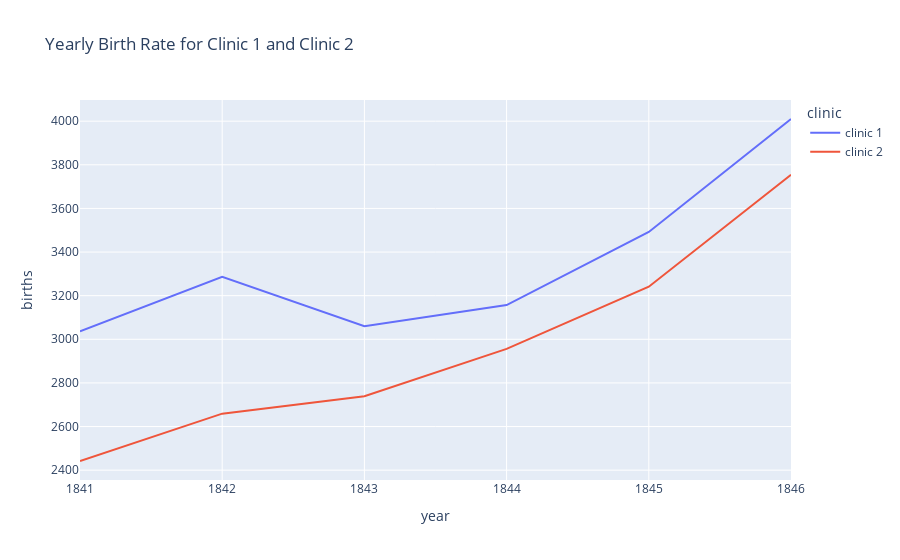

Here is the notebook cell this chart was saved with:
### Code cell
# Plotting a line Graph for clinic 1 guys
births_line = px.line(df_yearly, x='year', y='births', color='clinic', title="Yearly Birth Rate for Clinic 1 and Clinic 2")
births_line.show()

### Figure 1 — Plotly figure (JSON) as saved in the notebook; plotly's stock layout.template omitted (floating-point values rounded to 4 significant figures)
{"data": [{"hovertemplate": "clinic=clinic 1<br>year=%{x}<br>births=%{y}<extra></extra>", "legendgroup": "clinic 1", "line": {"color": "#636efa", "dash": "solid"}, "marker": {"symbol": "circle"}, "mode": "lines", "name": "clinic 1", "orientation": "v", "showlegend": true, "type": "scatter", "x": [1841, 1842, 1843, 1844, 1845, 1846], "xaxis": "x", "y": [3036, 3287, 3060, 3157, 3492, 4010], "yaxis": "y"}, {"hovertemplate": "clinic=clinic 2<br>year=%{x}<br>births=%{y}<extra></extra>", "legendgroup": "clinic 2", "line": {"color": "#EF553B", "dash": "solid"}, "marker": {"symbol": "circle"}, "mode": "lines", "name": "clinic 2", "orientation": "v", "showlegend": true, "type": "scatter", "x": [1841, 1842, 1843, 1844, 1845, 1846], "xaxis": "x", "y": [2442, 2659, 2739, 2956, 3241, 3754], "yaxis": "y"}], "layout": {"legend": {"title": {"text": "clinic"}, "tracegroupgap": 0}, "title": {"text": "Yearly Birth Rate for Clinic 1 and Clinic 2"}, "xaxis": {"anchor": "y", "domain": [0, 1], "title": {"text": "year"}}, "yaxis": {"anchor": "x", "domain": [0, 1], "title": {"text": "births"}}}}
